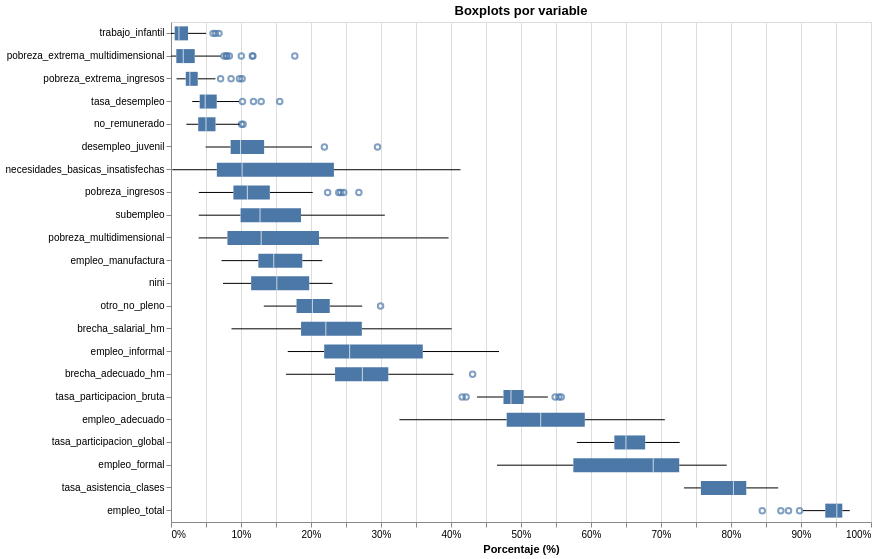

Write notebook code for a chart like this one.
### Code cell
orden_mediana = df_long.groupby('variable')['valor'].median().sort_values().index.tolist()

chart_box = alt.Chart(df_long).mark_boxplot().encode(
    x=alt.X(
        'valor:Q',
        scale=alt.Scale(domain=[0, 100]),
        title='Porcentaje (%)',
        axis=alt.Axis(format='.0f', labelExpr="datum.label + '%'")
    ),
    y=alt.Y(
        'variable:N',
        sort=orden_mediana,
        title=None
    )
).properties(
    width=700,
    height=500,
    title='Boxplots por variable'
)

chart_box

### Figure 1 — Vega-Lite specification as saved in the notebook (floating-point values rounded to 4 significant figures; data arrays with more than 128 entries replaced by an {"elided": "..."} marker saying what was removed)
{"config": {"view": {"continuousWidth": 300, "continuousHeight": 300}}, "data": {"name": "data-9563913cc4ade1133274795a4ad3dd34"}, "mark": {"type": "boxplot"}, "encoding": {"x": {"axis": {"format": ".0f", "labelExpr": "datum.label + '%'"}, "field": "valor", "scale": {"domain": [0, 100]}, "title": "Porcentaje (%)", "type": "quantitative"}, "y": {"field": "variable", "sort": ["trabajo_infantil", "pobreza_extrema_multidimensional", "pobreza_extrema_ingresos", "tasa_desempleo", "no_remunerado", "desempleo_juvenil", "necesidades_basicas_insatisfechas", "pobreza_ingresos", "subempleo", "pobreza_multidimensional", "empleo_manufactura", "nini", "otro_no_pleno", "brecha_salarial_hm", "empleo_informal", "brecha_adecuado_hm", "tasa_participacion_bruta", "empleo_adecuado", "tasa_participacion_global", "empleo_formal", "tasa_asistencia_clases", "empleo_total"], "title": null, "type": "nominal"}}, "height": 500, "title": "Boxplots por variable", "width": 700, "$schema": "https://vega.github.io/schema/vega-lite/v6.1.0.json", "datasets": {"data-9563913cc4ade1133274795a4ad3dd34": {"elided": "2090 records"}}}
